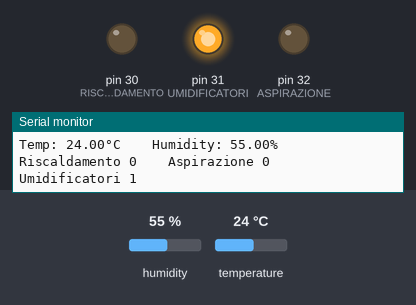
This sketch was run on a simulated Arduino Mega 2560, built with avr-gcc and run on an emulated ATmega2560. On the bench: output pins drawn as LEDs (lit = HIGH), the last lines printed to the serial monitor. Inputs (shaded band) come from the test bench; at power-on: humidity 55 %, temperature 24 °C.

Above: at 2.9 s.
3.0 s: humidity set to 88 %
5.8 s: humidity set to 91 %
At 7.8 s:
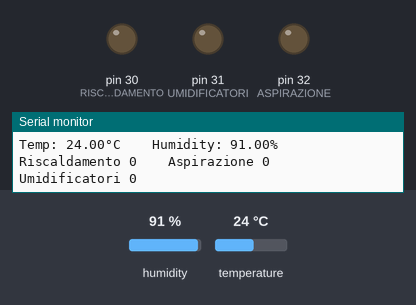
8.6 s: temperature set to 23.5 °C
At 11.7 s:
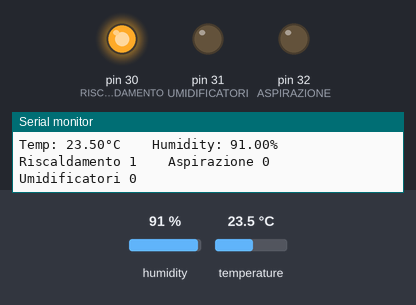
12.0 s: temperature set to 25.5 °C
14.8 s: temperature set to 26.7 °C
At 18.0 s:
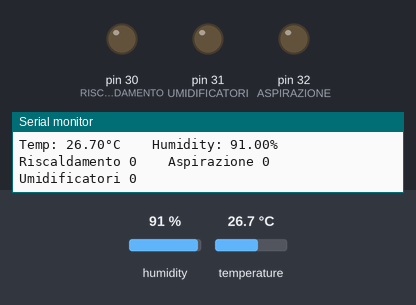
18.4 s: temperature set to 33 °C
At 20.0 s:
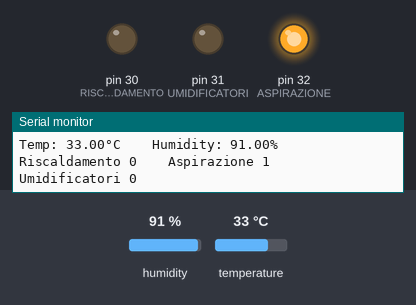
Timing chart, 0 to 21.5 s (numbered marks = the images above; inputs shaded):
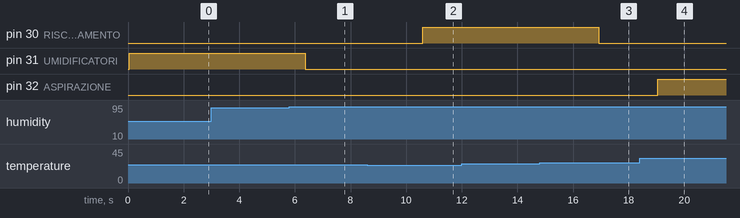

The sketch:

Arduino-SerraPropagazione.ino
```cpp
#include <DHT.h>

// Connect VIN to 3-5VDC
// Connect GND to ground
// Connect SCL to I2C clock pin
// Connect SDA to I2C data pin


#define DHTPIN        36
#define RISCALDAMENTO 30 //relaise 1
#define UMIDIFICATORI 31 //relaise 2, fanno partire anche le ventole
#define ASPIRAZIONE   32 //relaise 3
//#define <<NOME>> 33

#define MAX_TEMP  25.0
#define MIN_TEMP  25.0
#define MAX_HUM   90.0

DHT dht(DHTPIN, DHT22); //// Initialize DHT sensor for normal 16mhz Arduino

void setup()
{
  Serial.begin(9800);
  Serial.println("GY-21_test");

  dht.begin();

  //inizializzzazione porte relaise
  pinMode(RISCALDAMENTO, OUTPUT);
  pinMode(UMIDIFICATORI, OUTPUT);
  pinMode(ASPIRAZIONE, OUTPUT);

}

void loop()
{
  float temp  = dht.readTemperature();
  float hum   = dht.readHumidity();

  printSensorData(temp, hum);

  //accendiRelaise(RISCALDAMENTO);
  gestoreRiscaldamento(temp);
  gestoreAspirazione(temp, hum);
  gestioneUmidificatori(hum);

  delay(500);
}

void printSensorData(float temp, float hum)
{
  Serial.print("Temp: ");
  Serial.print(temp);
  Serial.print("°C    ");
  Serial.print("Humidity: ");
  Serial.print(hum);
  Serial.print("\%    ");

  Serial.print("Riscaldamento ");
  Serial.print(digitalRead(RISCALDAMENTO));
  Serial.print("    ");

  Serial.print("Aspirazione ");
  Serial.print(digitalRead(ASPIRAZIONE));
  Serial.print("    ");

  Serial.print("Umidificatori ");
  Serial.println(digitalRead(UMIDIFICATORI));
}

void accendiRelaise(int relaise)
{
  digitalWrite(relaise, HIGH);
}

void spegniRelaise(int relaise)
{
  digitalWrite(relaise, LOW);
}

void gestoreRiscaldamento(float temp)
{
  float variazione = 1.0;

  if (temp > MAX_TEMP + variazione)
  {
    spegniRelaise(RISCALDAMENTO);
  }
  else if (temp < MIN_TEMP - variazione)
  {
    accendiRelaise(RISCALDAMENTO);
  }

}

void gestoreAspirazione(float temp, float hum)
{
  float variazione_temp = 3.0;
  float variazione_hum = 5.0;

  if (temp > MAX_TEMP + variazione_temp || hum > MAX_HUM + variazione_hum)
  {
    accendiRelaise(ASPIRAZIONE);
  }
  else {
    if (temp <= MAX_TEMP && hum <= MAX_HUM)
    {
      spegniRelaise(ASPIRAZIONE);
    }
  }

}

void gestioneUmidificatori(float hum)
{
  float veriazione = 10.0;

  if (hum <= MAX_HUM - veriazione)
  {
    accendiRelaise(UMIDIFICATORI);
  }
  else
  {
    if (hum >= MAX_HUM)
    {
      spegniRelaise(UMIDIFICATORI);
    }
  }
}
```

Measured:
- the behaviour switches between 89 and 90 % on humidity (found by bisection; images 0 and 1)
- the behaviour switches between 24 and 23.9 °C on temperature (found by bisection; images 1 and 2)
- the behaviour switches between 26 and 26.1 °C on temperature (found by bisection; images 2 and 3)
- after the input at 5.8 s, pin 31 (UMIDIFICATORI): HIGH → LOW after 0.57 s
- after the input at 8.6 s, pin 30 (RISCALDAMENTO): LOW → HIGH after 2.0 s
- after the input at 14.8 s, pin 30 (RISCALDAMENTO): HIGH → LOW after 2.1 s
- after the input at 18.4 s, pin 32 (ASPIRAZIONE): LOW → HIGH after 0.64 s
